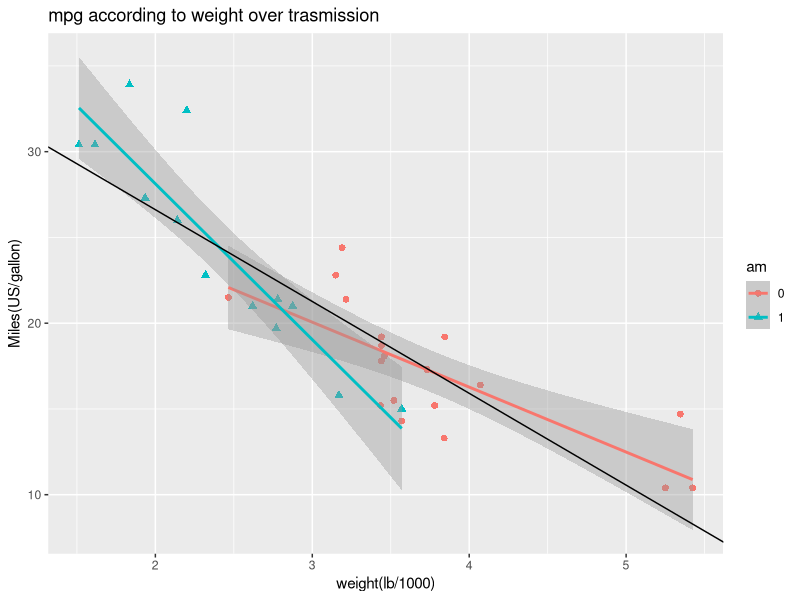
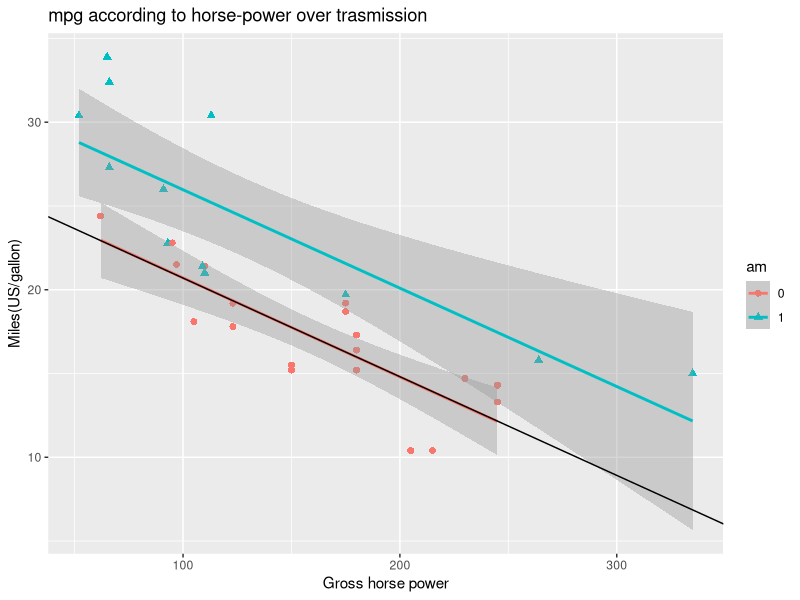
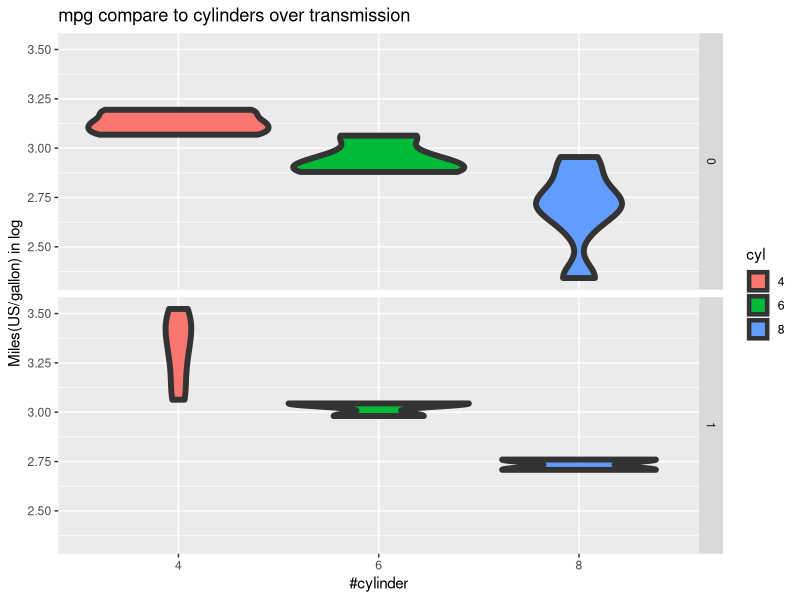
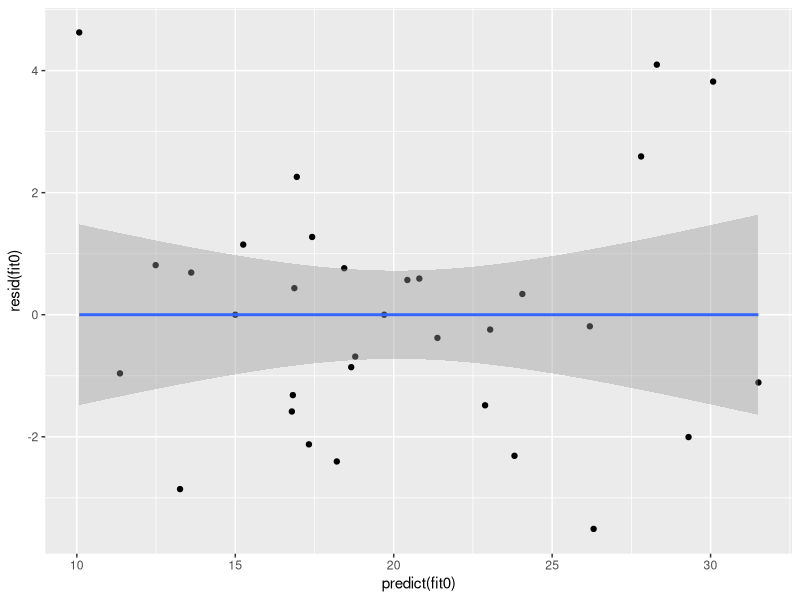

The R source for these figures, in order:
## ---- chunk 1
knitr::opts_chunk$set(echo = TRUE)
library(ggplot2)
library(car)
## ---- chunk 2
df <- mtcars
summary(df)
## ---- chunk 3
str(df)
#am unique values
table(df$am)
#cyl unique values
table(df$cyl)
#vs unique values
table(df$vs)
#gear unique values
table(df$gear)
#carb unique values
table(df$carb)
## ---- chunk 4
df$am  <- factor(df$am)
df$cyl <- factor(df$cyl)
df$vs  <- factor(df$vs)
df$gear<- factor(df$gear)
df$carb<- factor(df$carb)
str(df)
## ---- chunk 5
#sum of N/A values
sum(is.na(df))
head(df,5)
## ---- chunk 6
summary(lm(mpg ~ am - 1, data = df))$coefficients

## ---- chunk 7

fit_wt <- lm(mpg ~ wt + am, data = df)

g_wt <- ggplot(df, aes(y=mpg, x=wt, shape = am, color=am))
g_wt <- g_wt + geom_point(size=2)
g_wt <- g_wt + geom_smooth(method = "lm", se = TRUE)
g_wt <- g_wt + labs( title = "mpg according to weight over trasmission", x = "weight(lb/1000)", y = "Miles(US/gallon)")
g_wt <- g_wt + geom_abline(intercept = coef(fit_wt)[1], slope = coef(fit_wt)[2])
g_wt

## ---- chunk 8
summary(lm(mpg ~ wt*am -1, data = df))$coefficients

## ---- chunk 9
fit_hp <- lm(mpg ~ hp + am, data = df)

g_hp <- ggplot(df, aes(y=mpg, x=hp, shape = am, color=am))
g_hp <- g_hp + geom_point(size=2)
g_hp <- g_hp + geom_smooth(method = "lm", se = TRUE)
g_hp <- g_hp + labs( title = "mpg according to horse-power over trasmission", x = "Gross horse power", y = "Miles(US/gallon)")
g_hp <- g_hp + geom_abline(intercept = coef(fit_hp)[1], slope = coef(fit_hp)[2])
g_hp
## ---- chunk 10
summary(lm(mpg ~ hp*am -1, data = df))
## ---- chunk 11
fit0 <- lm(mpg ~ .-1, data = df)
summary(fit0)$coefficients
## ---- chunk 12
g_cyl <- ggplot(data = df, aes(y = log(mpg), x = cyl, fill = cyl))
g_cyl <- g_cyl + geom_violin(coloir = "black", size = 2)
g_cyl <- g_cyl + labs(title = "mpg compare to cylinders over transmission", y = " Miles(US/gallon) in log ", x = "#cylinder")
g_cyl <- g_cyl + facet_grid(am ~ .)
g_cyl
## ---- chunk 13
summary(fit0)$coefficients
## ---- chunk 14
g_resid <- ggplot(data = df, aes(y=resid(fit0), x=predict(fit0)))
g_resid <- g_resid + geom_point()
g_resid <- g_resid + geom_smooth(method = "lm", se = TRUE)
g_resid
## ---- chunk 15
fit <- lm(mpg ~ . , data = df)
vif(fit)
sqrt(vif(fit))
## ---- chunk 16
m1 <- lm(mpg ~ am, data = df)
m2 <- lm(mpg ~ am + vs + qsec, data = df)
m3 <- lm(mpg ~ am + vs + qsec + hp + wt, data = df)
m4 <- lm(mpg ~ am + vs + qsec + hp + wt + drat, data = df)
m5 <- lm(mpg ~ am + vs + qsec + hp + wt + drat + disp , data = df)
m6 <- lm(mpg ~ am + vs + qsec + hp + wt + drat + disp + gear, data = df)
m7 <- lm(mpg ~ am + vs + qsec + hp + wt + drat + disp + carb, data = df)
m8 <- lm(mpg ~ am + vs + qsec + hp + wt + drat + disp + cyl, data = df)

anova(m1, m2, m3,m4, m5, m6, m7, m8, fit0)
## ---- chunk 17
b_m <- lm(mpg ~ am + vs + qsec + hp + wt + drat + disp -1 , data = df)
summary(b_m)$coefficients
